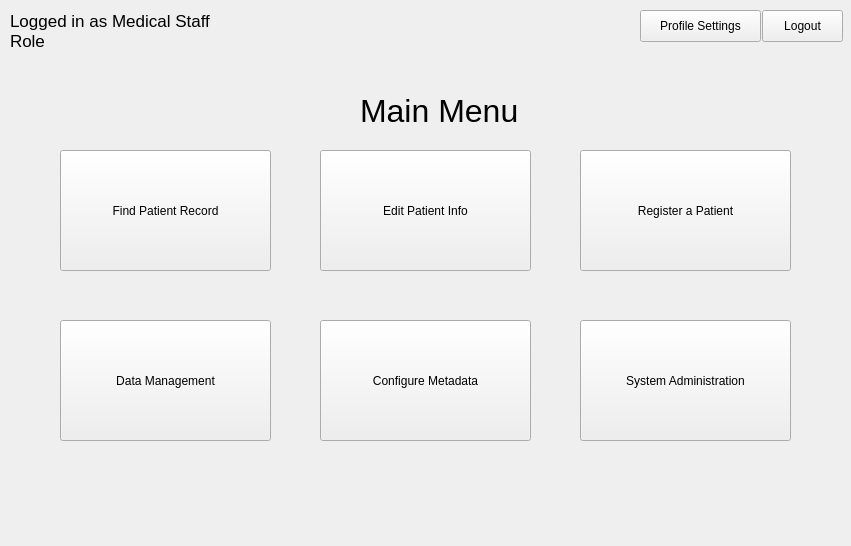
<?xml version="1.0" encoding="UTF-8"?>
<ui version="4.0">
 <class>Form</class>
 <widget class="QWidget" name="Form">
  <property name="geometry">
   <rect>
    <x>0</x>
    <y>0</y>
    <width>851</width>
    <height>546</height>
   </rect>
  </property>
  <property name="windowTitle">
   <string>Form</string>
  </property>
  <widget class="QPushButton" name="pushButton">
   <property name="geometry">
    <rect>
     <x>60</x>
     <y>150</y>
     <width>211</width>
     <height>121</height>
    </rect>
   </property>
   <property name="text">
    <string>Find Patient Record</string>
   </property>
  </widget>
  <widget class="QPushButton" name="pushButton_2">
   <property name="geometry">
    <rect>
     <x>320</x>
     <y>150</y>
     <width>211</width>
     <height>121</height>
    </rect>
   </property>
   <property name="text">
    <string>Edit Patient Info</string>
   </property>
  </widget>
  <widget class="QPushButton" name="pushButton_3">
   <property name="geometry">
    <rect>
     <x>580</x>
     <y>150</y>
     <width>211</width>
     <height>121</height>
    </rect>
   </property>
   <property name="text">
    <string>Register a Patient</string>
   </property>
  </widget>
  <widget class="QPushButton" name="pushButton_4">
   <property name="geometry">
    <rect>
     <x>60</x>
     <y>320</y>
     <width>211</width>
     <height>121</height>
    </rect>
   </property>
   <property name="text">
    <string>Data Management</string>
   </property>
  </widget>
  <widget class="QPushButton" name="pushButton_5">
   <property name="geometry">
    <rect>
     <x>320</x>
     <y>320</y>
     <width>211</width>
     <height>121</height>
    </rect>
   </property>
   <property name="text">
    <string>Configure Metadata</string>
   </property>
  </widget>
  <widget class="QPushButton" name="pushButton_6">
   <property name="geometry">
    <rect>
     <x>580</x>
     <y>320</y>
     <width>211</width>
     <height>121</height>
    </rect>
   </property>
   <property name="text">
    <string>System Administration</string>
   </property>
  </widget>
  <widget class="QLabel" name="label">
   <property name="geometry">
    <rect>
     <x>360</x>
     <y>90</y>
     <width>251</width>
     <height>41</height>
    </rect>
   </property>
   <property name="font">
    <font>
     <pointsize>24</pointsize>
    </font>
   </property>
   <property name="text">
    <string>Main Menu</string>
   </property>
  </widget>
  <widget class="QPushButton" name="pushButton_7">
   <property name="geometry">
    <rect>
     <x>762</x>
     <y>10</y>
     <width>81</width>
     <height>32</height>
    </rect>
   </property>
   <property name="text">
    <string>Logout</string>
   </property>
  </widget>
  <widget class="QPushButton" name="pushButton_8">
   <property name="geometry">
    <rect>
     <x>640</x>
     <y>10</y>
     <width>121</width>
     <height>32</height>
    </rect>
   </property>
   <property name="text">
    <string>Profile Settings</string>
   </property>
  </widget>
  <widget class="QLabel" name="label_2">
   <property name="geometry">
    <rect>
     <x>10</x>
     <y>0</y>
     <width>300</width>
     <height>41</height>
    </rect>
   </property>
   <property name="font">
    <font>
     <pointsize>13</pointsize>
    </font>
   </property>
   <property name="text">
    <string>Logged in as Medical Staff</string>
   </property>
  </widget>
  <widget class="QLabel" name="label_3">
   <property name="geometry">
    <rect>
     <x>10</x>
     <y>20</y>
     <width>300</width>
     <height>41</height>
    </rect>
   </property>
   <property name="font">
    <font>
     <pointsize>13</pointsize>
    </font>
   </property>
   <property name="text">
    <string>Role</string>
   </property>
  </widget>
 </widget>
 <resources/>
 <connections/>
</ui>
